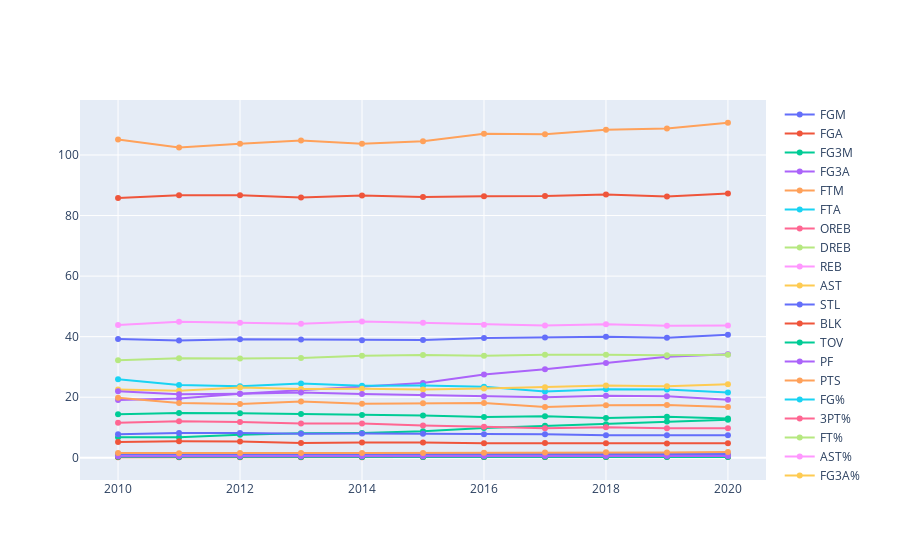

Source (notebook cell):
### Code cell
change_per100_df = change_df.copy()

for col in change_per100_df.columns[3:18]:
    change_per100_df[col] = (change_per100_df[col]/change_per100_df['POSS_est'])*100

change_per100_df.drop(columns=['MIN','POSS_est'], inplace=True)
change_per100_df

fig = go.Figure()
for col in change_per100_df.columns[1:]:
    fig.add_trace(go.Scatter(x=change_per100_df['season_start_year'],
                             y=change_per100_df[col], name=col))
fig.show()
